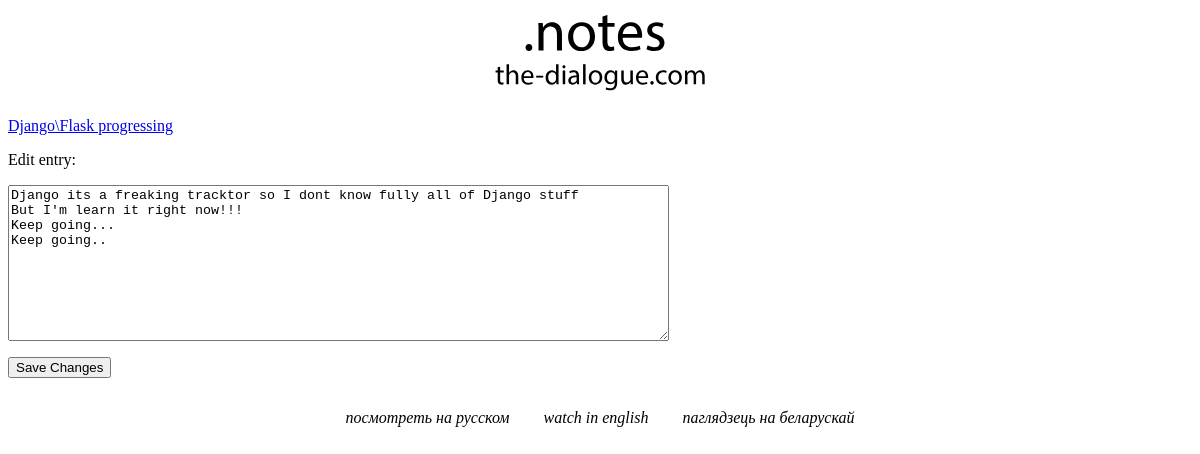
The app's page /edit_entry/10/ (signed in) with its own data.
### notes_app/models.py (models this page shows, shortened)
class Topic(models.Model):
	text = models.CharField(max_length=200)
	date_added = models.DateTimeField(auto_now_add=True)
	owner = models.ForeignKey(User, on_delete=models.CASCADE)
	def __str__(self):
		return self.text

class Entry(models.Model):
	topic = models.ForeignKey(Topic, on_delete=models.CASCADE)
	text = models.TextField()
	date_added = models.DateTimeField(auto_now_add=True)
	class Meta:
		verbose_name_plural = 'entries'

### notes_app/views.py (the view)
# urls.py: url(r'^edit_entry/(?P<entry_id>\d+)/$', views.edit_entry, name='edit_entry'),
@login_required
def edit_entry(request, entry_id):
	entry = Entry.objects.get(id=entry_id)
	topic = entry.topic
	if topic.owner != request.user:
		raise Http404
	if request.method != 'POST':
		form = EntryForm(instance=entry)
	else:
		form = EntryForm(instance=entry, data=request.POST)
		if form.is_valid():
			form.save()
			return HttpResponseRedirect(reverse('notes_app:topic', args=[topic.id]))
	context = {'entry': entry, 'topic': topic, 'form': form}
	return render(request, 'notes_app/edit_entry.html', context)

### notes_app/forms.py
class EntryForm(forms.ModelForm):
	class Meta:
		model = Entry
		fields = ['text']
		labels = {'text': ''}
		widgets = {'text': forms.Textarea(attrs={'cols': 80})}

### notes_app/templates/notes_app/edit_entry.html (shortened to what this page needs)
{% extends 'notes_app/base.html' %}
{% block content %}
<p><a href="{% url 'notes_app:topic' topic.id %}">{{ topic }}</a></p>
<p>Edit entry:</p>
<form action="{% url 'notes_app:edit_entry' entry.id %}" method='post'>
	{{ form.as_p }}
	<button name="submit">Save Changes</button>
</form>
{% endblock content %}

### records on screen
Topic: text "Django\\Flask progressing"
Entry: text "Django its a freaking tracktor so I dont know fully all of Django stuff But I'm learn it right now!!! Keep going... Keep going.."
